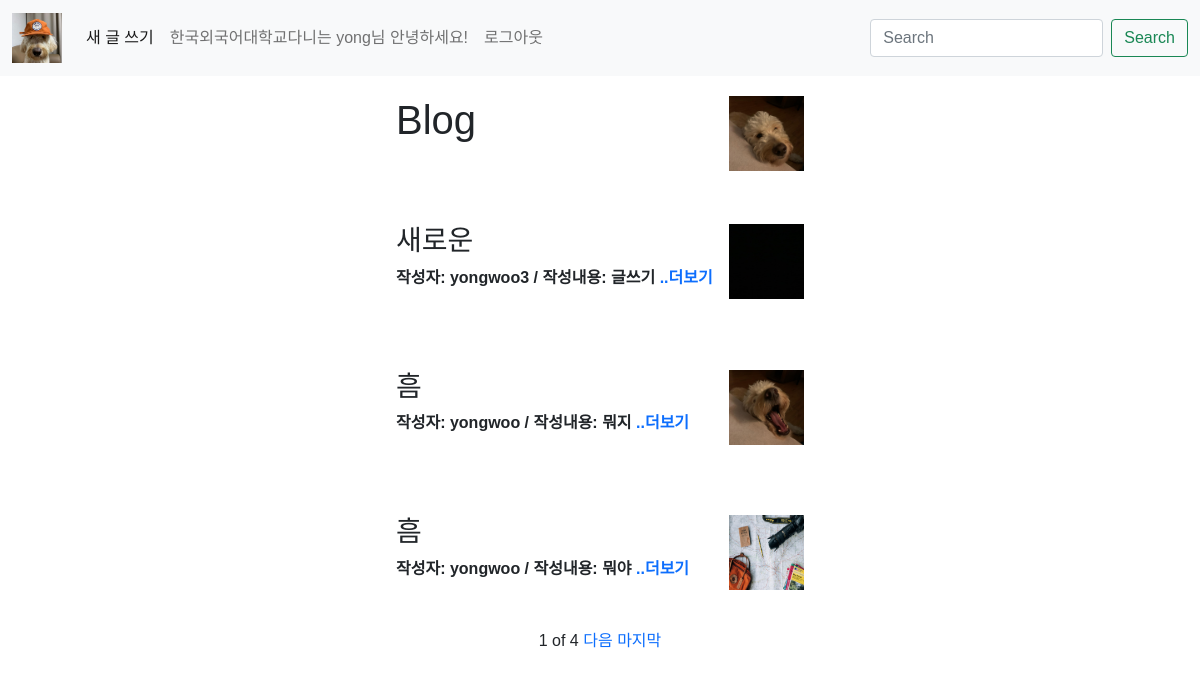
/ (signed in), run on the app's committed database.
### account/models.py (models this page shows)
class CustomUser(AbstractUser):
    nickname = models.CharField(max_length=100)
    university = models.CharField(max_length = 50)

### blog/models.py (models this page shows, shortened)
class Blog(models.Model):
    user = models.ForeignKey(CustomUser, null = True, on_delete=models.CASCADE)
    title = models.CharField(max_length=200)
    writer = models.CharField(max_length=10)
    pub_date = models.DateTimeField()
    body = models.TextField()
    image = models.ImageField(upload_to="blog/", blank=True, null=True)
    def summary(self):
        return self.body[:100]

### blog/views.py (the view)
# urls.py: 2. Add a URL to urlpatterns:  path('', views.home, name='home')
def home(request):
    blogs = Blog.objects.order_by('-pub_date')
    query = request.GET.get('query')
    if query:
        blogs = Blog.objects.filter(title__contains=query)
    paginator = Paginator(blogs, 3)
    page = request.GET.get('page')
    paginated_blogs = paginator.get_page(page)
    return render(request, 'home.html', {'blogs' : paginated_blogs})

### blog/templates/home.html (shortened to what this page needs)
{% extends 'base.html' %}
{% load static %}
    {% block content %}
    <div class = 'block1'>
      <header>
          {% if user.is_authenticated %}
          <h1>Blog &nbsp;&nbsp;<a href="{% url 'blog:new' %}">
          <img src="{% static 'before.JPEG' %}"
            onmouseover="this.src='{% static 'after.JPEG' %}'"
            onmouseout="this.src='{% static 'before.JPEG' %}'"
            style="width: 75px; height: 75px; float: right;">
          </a></h1>
          {% else %}
          <h1>Blog</h1>
      </header>
      <br>
      {% endif %}
      {% for blog in blogs %}
      <div class="box" style="margin-top :80px;">
      <div class="img" style="">
        <a href="{% url 'blog:detail' blog.id %}">
          {% if blog.image %}
          <img src="{{blog.image.url}}" alt="" style="float: right; width:75px; height: 75px;" >
        </a>
          {% else %}
          <img src="{% static 'nosign.png' %}" alt="" style="width: 75px; height: 75px; float: right;">
        </a>
        {% endif %}
        <div class="content">
          <h3>{{ blog.title }}</h3>
          <b>작성자: {{ blog.user }} / 작성내용: {{ blog.summary }} <a href="{% url 'blog:detail' blog.id %}">..더보기</a></b><br>
        </div>
      </div>
      {% endfor %}
      <br>
      <br>
      <div class="paginator">
        <span>{{blogs.number}}</span>
        <span>of</span>
        <span>{{blogs.paginator.num_pages}}</span>
        {% if blogs.has_next %}
        <a href="?page={{blogs.next_page_number}}">다음</a>
        <a href="?page={{blogs.paginator.num_pages}}">마지막</a>
        {% endif %}
      </div>
      </div>
    {% endblock %}

### modelproject/templates/base.html (shortened to what this page needs)
{% load static %}
<!DOCTYPE html>
<html lang="en">
  <head>
    <link href="https://cdn.jsdelivr.net/npm/bootstrap@5.0.2/dist/css/bootstrap.min.css" rel="stylesheet">
  </head>
  <body>
    <nav class="navbar navbar-expand-lg navbar-light bg-light">
      <div class="container-fluid">
        <a class="navbar-brand" href="{% url 'home' %}">
            <img src="{% static 'IMG_1939.JPG' %}" alt = "" style="width:50px; height: 50px;">
        </a>
        <div class="collapse navbar-collapse" id="navbarSupportedContent">
          <ul class="navbar-nav me-auto mb-2 mb-lg-0">
            {% if user.is_authenticated %}
            <li class="nav-item">
              <a class="nav-link active" aria-current="page" href="{% url 'blog:new' %}">새 글 쓰기</a>
            </li>
            {% else %}
            <li class="nav-item">
              <a class="nav-link active" aria-current="page" href="{% url 'account:login' %}">글을 쓰려면 로그인하세요</a>
            </li>
            {% endif %}
            <li class="nav-item">
              <a class="nav-link" href="#">
                {% if user.is_authenticated %}
                {{user.university}}다니는 {{user.nickname}}님 안녕하세요!
                {% endif %}
              </a>
            </li>
            {% if user.is_authenticated %}
            <li class="nav-item">
            <a class="nav-link" href="{% url 'account:logout' %}" tabindex="-1" aria-disabled="true">로그아웃</a>
            </li>
            {% endif %}
          </ul>
          <form class="d-flex" action="{% url 'home' %}">
            <input class="form-control me-2" type="text" placeholder="Search" aria-label="Search" name = 'query'>
            <button class="btn btn-outline-success" type="submit">Search</button>
          </form>
        </div>
      </div>
    </nav>
    <div class="block">
        {% block content %}
        {% endblock %}
      </div>
    </div>
  </body>
</html>

### modelproject/templates/base.html (style rules this page uses)
body { height: 100%; font-family: 'Noto Sans KR', sans-serif; }
a { text-decoration: none; }
.block1 { margin-top: 20px; margin-left: 33%; margin-right: 33%; }
.paginator { text-align: center; }

### data on the page
CustomUser: university "한국외국어대학교", nickname "yong"
Blog: image (picture), title "새로운", user "yongwoo3", summary "글쓰기"
Blog: image (picture), title "흠", user "yongwoo", summary "뭐지"
Blog: image (picture), title "흠", user "yongwoo", summary "뭐야"

### other printed values
{{ blogs.number }} "1"
{{ blogs.paginator.num_pages }} "4"
